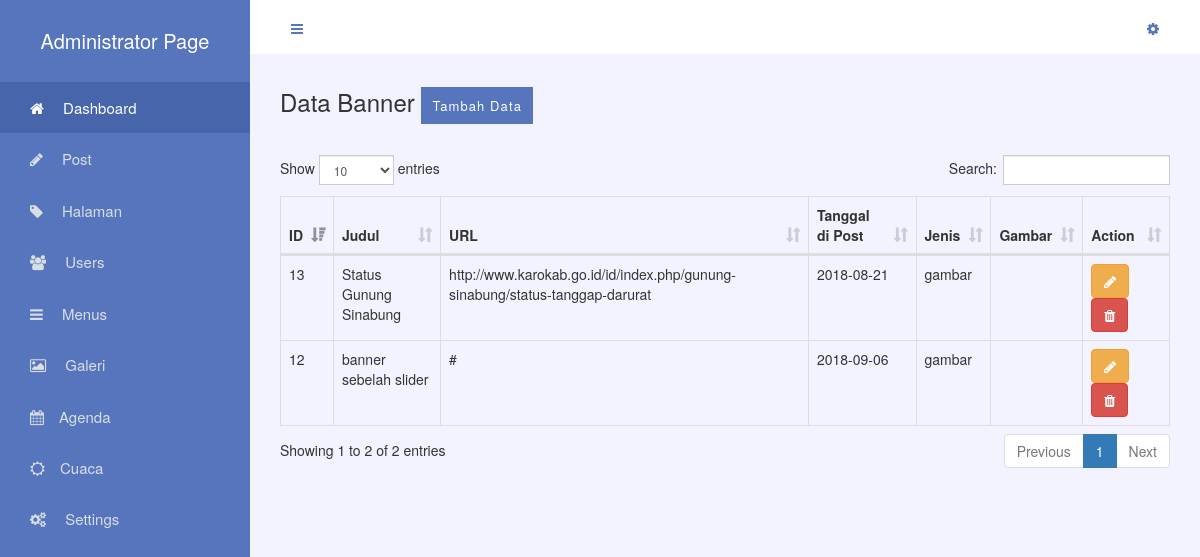
The app's page /gz-admin/dashboard.php?module=banner_data (signed in) with its own data.
### tables this page shows
CREATE TABLE `banner` (
  `id_banner` int(5) NOT NULL,
  `judul` varchar(100) NOT NULL,
  `url` varchar(100) NOT NULL,
  `gambar` text NOT NULL,
  `tgl_posting` date NOT NULL,
  `deskripsi_banner` text NOT NULL,
  `jenis` char(255) DEFAULT NULL
);

### gz-includes/class.database.php (called while the page is built, shortened)
<?php
class database{
	public $mysql;
	function __construct(){
		$this->mysql = new mysqli(HOST, USERDB, PASSDB, DB);
	}
	function get_results($query_str){
		$query = $this->mysql->query($query_str);
		$data = [];
		while($fetch_data = $query->fetch_assoc()){
			$data[] = $fetch_data;
		}
		return $data;
	}
}

### gz-admin/module/banner.php (the view, shortened to what this page needs)
<?php
function banner_data(){
	global $db;
	$query_str = "SELECT * FROM banner ORDER BY id_banner DESC";
	$data = $db->get_results($query_str);
	?>
	<div class="module-header">
		<h3 class="module-title">Data Banner
			<a href="?module=add_banner" class="btn-add">Tambah Data</a>
		</h3>
	</div>
	<div class="module-body">
		<table class="table table-bordered" id="table-banner">
			<thead>
				<tr>
					<th>ID</th>
					<th>Judul</th>
					<th>URL</th>
					<th>Tanggal di Post</th>
                	<th>Jenis</th>
					<th>Gambar</th>
					<th>Action</th>
				</tr>
			</thead>
			<tbody>
				<?php foreach ($data as $d): ?>
					<tr>
						<td><?php echo $d['id_banner']; ?></td>
						<td><?php echo $d['judul']; ?></td>
						<td><?php echo $d['url']; ?></td>
						<td><?php echo $d['tgl_posting']; ?></td>
                    	<td><?php echo $d['jenis']; ?></td>
						<td><img src="<?php echo $d['gambar']; ?>" alt="" width="150px"></td>
						<td>
							<a class="btn btn-warning btn-small" href="?module=edit_banner&id=<?php echo $d['id_banner']; ?>"><span class="fa fa-pencil"></span></a>
							<form action="<?php echo ADMIN_URL . 'dashboard.php'; ?>?module=banner_data" method="POST" style="display: inline-block;">
								<button class="btn btn-danger btn-small" input="submit" name="delete">
									<span class="fa fa-trash"></span>
								</button>
							</form>
						</td>
					</tr>
				<?php  endforeach; ?>
			</tbody>
		</table>
	</div>
	<?php
}
	?>

### gz-admin/css/dashboard.css (style rules this page uses)
* { box-sizing: border-box; }
html, body { padding: 0; margin: 0; height: 100%; font-family: sans-serif; position: relative; }
.module-header, .module-body, .module-footer { padding: 15px 30px; }
.btn-add { text-decoration: none !important; background: #5675bd; padding: 8px 10px; color: #FFF !important; font-size: 13px; letter-spacing: 1.1px; vertical-align: middle; margin-left: 0px; cursor: pointer; border: 1px solid transparent; transition: 0.3s ease; border-radius: 0 !important; }
.module-body { position: relative; height: 100%; }

### records on screen
banner: id_banner "13", judul "Status Gunung Sinabung", url "http://www.karokab.go.id/id/index.php/gunung-sinabung/status-tanggap-darurat", tgl_posting "2018-08-21", jenis "gambar"
banner: id_banner "12", judul "banner sebelah slider", url "#", tgl_posting "2018-09-06", jenis "gambar"
